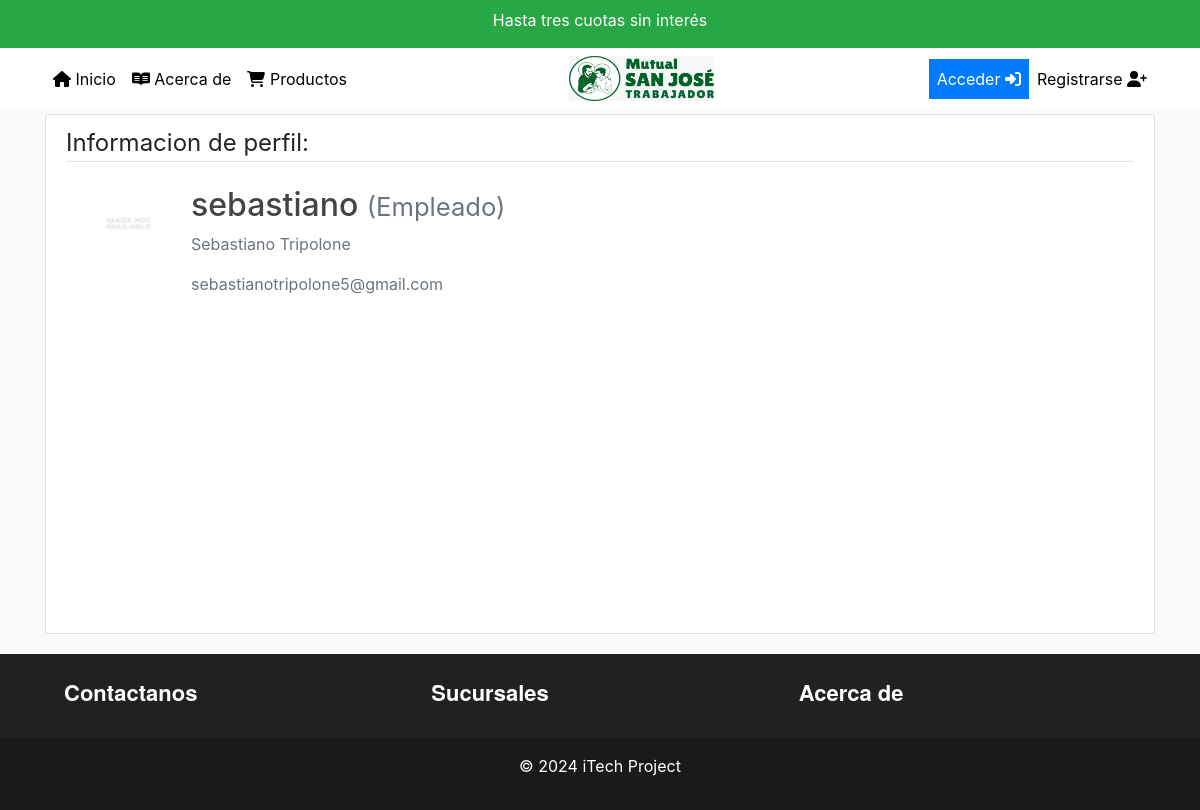
Screenshot of /profile/sebastiano with the database file from the repository.
### users/models.py (models this page shows, shortened)
class CustomUser(AbstractUser):
    def image_upload_to(self, instance=None):
        if instance:
            return os.path.join('Users', self.username, instance)
        return None
    STATUS = (
        ('cliente', 'cliente'),
        ('Auxiliar', 'Auxiliar'),
        ('Administrativo', 'Administrativo'),
        ('Farmaceutico', 'Farmaceutico'),
        ('Medico', 'Medico'),
    )
    email = models.EmailField(unique=True)
    status = models.CharField(max_length=100, choices=STATUS, default='Empleado')
    description = models.TextField("Description", max_length=600, default='', blank=True)
    image = models.ImageField(default='default/no_image.jpg', upload_to=image_upload_to)

### users/views.py (the view, shortened to what this page needs)
# urls.py: path('profile/<username>', views.profile, name='profile'),
def profile(request, username):
    user = get_user_model().objects.filter(username=username).first()
    if user:
        form = UserUpdateForm(instance=user)
        form.fields['description'].widget.attrs = {'rows': 1}
        return render(request, 'users/profile.html', context={'form': form})
    return redirect("homepage")

### users/templates/users/profile.html (shortened to what this page needs)
{% extends "main/header.html" %}
{% load crispy_forms_tags %}
{% block content %}
<main role="main" class="container-xl">
<div class="content-section col-lg-12 col-md-12 col-sm-12 tutorial-style" style="min-height:65vh;">
    <legend class="border-bottom mb-4">Informacion de perfil:</legend>
    <form method="POST" enctype="multipart/form-data">
        <div class="media">
        {% if user.username == form.instance.username %}
            <input id="id_image" type="file" name="image" hidden/>
            <label for="id_image">
            <img class="rounded-circle account-img profile-image"
            style="cursor: pointer;"
            src="{{ form.instance.image.url }}"
            title="Actualizar foto de perfil">
            </label>
        {% else %}
            <img class="rounded-circle account-img profile-image", src="{{ form.instance.image.url }}">
        {% endif %}
            <div class="media-body">
                <h2 class="account-heading">{{ form.instance.username }}
                    <small class="text-muted">({{ form.instance.status }})</small>
                </h2>
                <p class="text-secondary">{{ form.instance.first_name }} {{ form.instance.last_name }}</p>
                <p class="text-secondary">{{ form.instance.email }}</p>
            </div>
        </div>
    </form>
</div>
{% endblock content %}

### main/static/main/main.css (style rules this page uses)
:root { --footercolor: #ffffff; --navbarcolor: #ffffff; --btncolor: #ffffff; --socialcolor: #ffffff; --brightText: #020202; }
body { background: #fafafa; }
h1, h2, h3, h4, h5, h6 { color: #444444; }
.content-section { background: #ffffff; padding: 10px 20px; border: 1px solid #dddddd; border-radius: 3px; margin-bottom: 20px; }
.profile-image { width: 125px; height: 125; padding: 5px; }
img { max-width: 100%; max-height: 100%; }

### rows the page displays
CustomUser: instance.image (placeholder picture), instance.username "sebastiano", instance.status "Empleado", instance.first_name "Sebastiano", instance.last_name "Tripolone", instance.email "sebastianotripolone5@gmail.com"
